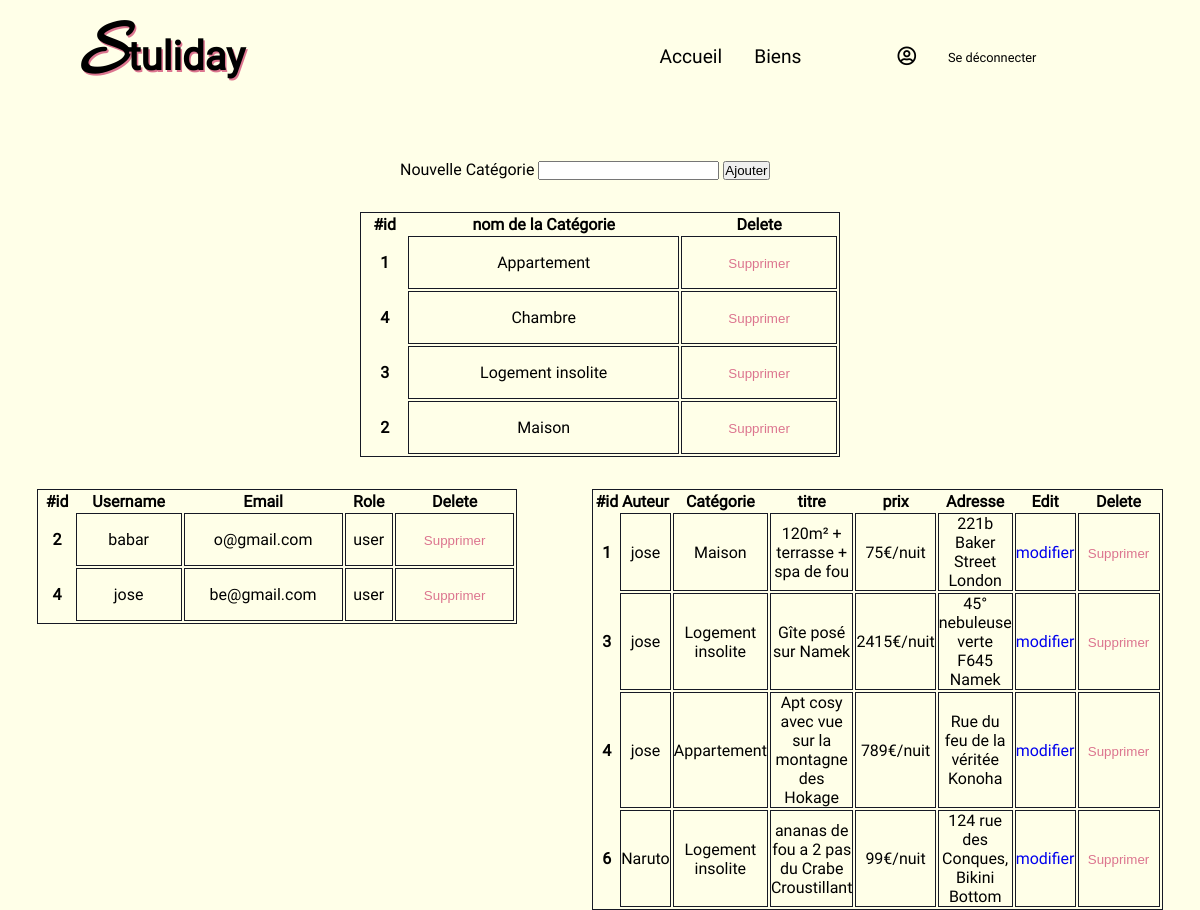
/admin.php (signed in), run on an earlier commit of the app's database.
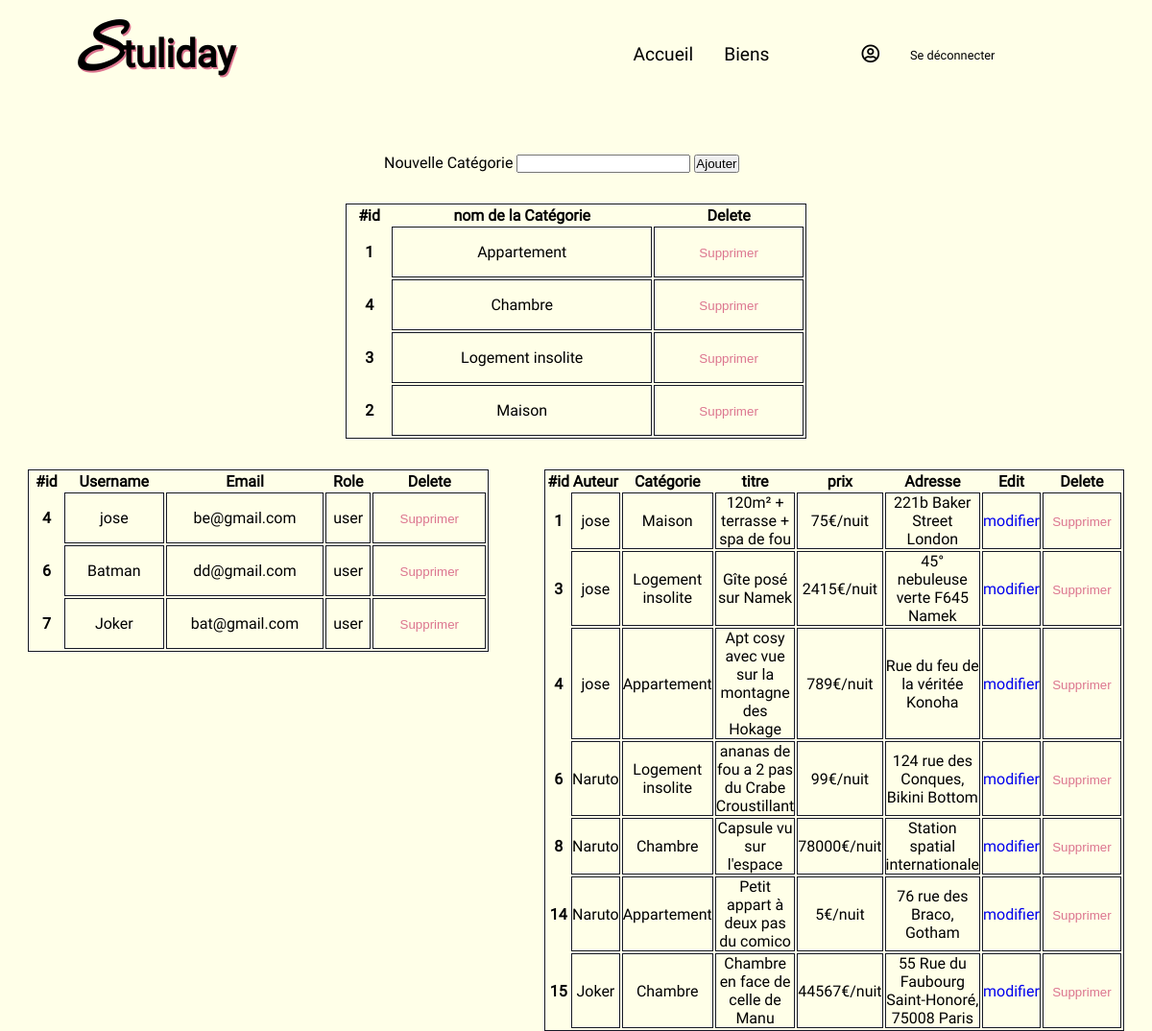
And on a later commit of the database.
### tables this page shows
CREATE TABLE IF NOT EXISTS `categories` (
  `id` int(10) NOT NULL AUTO_INCREMENT,
  `name_category` varchar(255) NOT NULL,
  PRIMARY KEY (`id`),
  UNIQUE KEY `name` (`name_category`)
);

CREATE TABLE IF NOT EXISTS `users` (
  `id` int(10) NOT NULL AUTO_INCREMENT,
  `username` varchar(255) NOT NULL,
  `email` varchar(255) NOT NULL,
  `password` varchar(255) NOT NULL,
  `name_role_id` int(10) NOT NULL DEFAULT '2',
  PRIMARY KEY (`id`),
  UNIQUE KEY `username` (`username`),
  UNIQUE KEY `email` (`email`),
  KEY `role` (`name_role_id`)
);

CREATE TABLE IF NOT EXISTS `role` (
  `id` int(10) NOT NULL AUTO_INCREMENT,
  `name_role` varchar(255) NOT NULL,
  PRIMARY KEY (`id`)
);

CREATE TABLE IF NOT EXISTS `biens` (
  `id` int(10) NOT NULL AUTO_INCREMENT,
  `adresse` varchar(255) NOT NULL,
  `price` int(10) NOT NULL,
  `description` text NOT NULL,
  `author` int(10) NOT NULL,
  `category` int(10) NOT NULL,
  `title` varchar(255) NOT NULL,
  PRIMARY KEY (`id`),
  KEY `author` (`author`)
);

### admin.php (the view, shortened to what the changed rows need)
<?php require 'nav.php';
if (!empty($_SESSION['id']))
{
    $admin_id = $_SESSION['id'];
    $sqlAdmin = "SELECT * FROM users WHERE id = '{$admin_id}' AND name_role_id = '1'";
    $resultAdmin = $connect->query($sqlAdmin);
    if ($admin = $resultAdmin->fetch(PDO::FETCH_ASSOC))
    {
        $sqlUsers = "SELECT u.*, r.name_role FROM users AS u
        LEFT JOIN `role` AS r ON u.name_role_id = r.id
        WHERE u.id != '{$admin_id}'";
        $users = $connect->query($sqlUsers)->fetchAll(PDO::FETCH_ASSOC);
        $sqlBiens = "SELECT b.*, c.name_category, u.username FROM biens AS b
        LEFT JOIN categories AS c ON b.category = c.id
        LEFT JOIN users AS u ON u.id = b.author";
        $biens = $connect->query($sqlBiens)->fetchAll(PDO::FETCH_ASSOC);
        $sqlCategory = "SELECT * FROM categories";
        $categories = $connect->query($sqlCategory)->fetchAll(PDO::FETCH_ASSOC);
?>
    <section id="admin">
        <table>
                <thead>
                    <tr>
                        <th>#id</th>
                        <th>nom de la Catégorie</th>
                        <th>Delete</th>
                    </tr>
                </thead>
                <tbody>
                    <?php
                    foreach ($categories as $category) {
                    ?>
                        <tr>
                            <th><?php echo $category['id'] ?></th>
                            <td><?php echo $category['name_category'] ?></td>
                            <td>
                                <form action="delete.php" method="POST" class="supp">
                                    <input type="submit" value="Supprimer" name="delete">
                                </form>
                            </td>
                        </tr>
                    <?php
                    }
                    ?>
                </tbody>
            </table>
        <div>
            <table>
                <thead>
                    <tr>
                        <th>#id</th>
                        <th>Username</th>
                        <th>Email</th>
                        <th>Role</th>
                        <th>Delete</th>
                    </tr>
                </thead>
                <tbody>
                    <?php
                    foreach ($users as $user) {
                    ?>
                        <tr>
                            <th><?php echo $user['id'] ?></th>
                            <td><?php echo $user['username'] ?></td>
                            <td><?php echo $user['email'] ?></td>
                            <td><?php echo $user['name_role'] ?></td>
                            <td>
                                <form action="delete.php" method="POST" class="supp">
                                    <input type="submit" value="Supprimer" name="delete">
                                </form>
                            </td>
                        </tr>
                    <?php
                    }
                    ?>
                </tbody>
            </table>
            <table>
                <thead>
                    <tr>
                        <th>#id</th>
                        <th>Auteur</th>
                        <th>Catégorie</th>
                        <th>titre</th>
                        <th>prix</th>
                        <th>Adresse</th>
                        <th>Edit</th>
                        <th>Delete</th>
                    </tr>
                </thead>
                <tbody>
                    <?php
                    foreach ($biens as $bien)
                    {
                    ?>
                        <tr>
                            <th><?php echo $bien['id'] ?></th>
                            <td><?php echo $bien['username'] ?></td>
                            <td><?php echo $bien['name_category'] ?></td>
                            <td><?php echo $bien['title'] ?></td>
                            <td><?php echo $bien['price'] ?>€/nuit</td>
                            <td><?php echo $bien['adresse'] ?></td>
                            <td><a href="editpropertyad.php?id=<?php echo $bien['id']; ?>">
                            modifier
                            </a></td>
                            <td>
                                <form action="delete.php" method="POST" class="supp">
                                    <input type="submit" value="Supprimer" name="delete">
                                </form>
                            </td>
                        </tr>
                    <?php
                    }
                    ?>
                </tbody>
            </table>
        </div>
    </section>
<?php
    } else {
        echo "Cette page n'existe pas";
        echo "<a href='index.php'>Retourner à la page d'accueil</a>";
    }
} else {
    echo "Cette page n'existe pas";
    echo "<a href='index.php'>Retourner à la page d'accueil</a>";
}
?>

What changed in the data, as far as the page shows it:
removed users: id "2", username "babar", email "o@gmail.com", name_role.name_role "user"
added users: id "6", username "Batman", email "dd@gmail.com", name_role.name_role "user"
added users: id "7", username "Joker", email "bat@gmail.com", name_role.name_role "user"
added biens: id "8", author.username "Naruto", categories.name_category "Chambre", title "Capsule vu sur l'espace", price "78000", adresse "Station spatial internationale"
added biens: id "14", author.username "Naruto", categories.name_category "Appartement", title "Petit appart à deux pas du comico", price "5", adresse "76 rue des Braco, Gotham"
added biens: id "15", author.username "Joker", categories.name_category "Chambre", title "Chambre en face de celle de Manu", price "44567", adresse "55 Rue du Faubourg Saint-Honoré, 75008 Paris"
